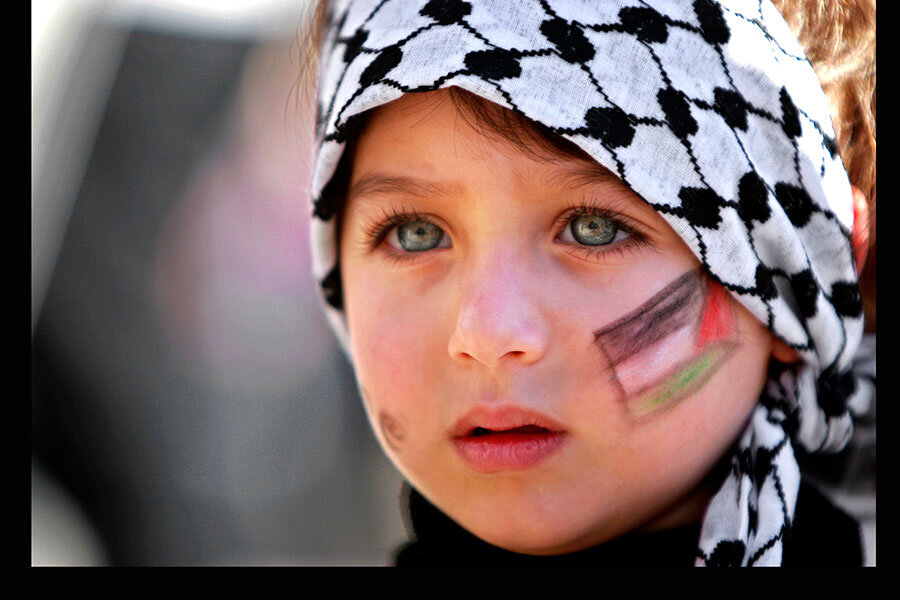
#> input picture Image Processing/kid.jpg, 900 x 600 px
$ jupyter execute --allow-errors Basic_filters.ipynb
#> lines starting #> are read from the running program, lines starting #| are printed output that depends on the picture
[cell 1]
import cv2
import numpy as np
import matplotlib.pyplot as plt

image = cv2.imread(r"SunFlower_Image.jpg", 1)
# Loading the image

#> (the rest of this cell did not finish here and is left out)

#> (a cell that did not finish here is left out)

[cell 3]
import cv2

# Load the image
image = cv2.imread('SunFlower_Image.jpg')

if image is None:
    print("Error: The image could not be loaded.")
else:
    # Resize the image to a smaller resolution
    new_width = 800 # Adjust as needed
    new_height = 600 # Adjust as needed
    resized_image = cv2.resize(image, (new_width, new_height))

    # Convert the resized image to grayscale
    gray_image = cv2.cvtColor(resized_image, cv2.COLOR_BGR2GRAY)

    # Save the grayscale image
    cv2.imwrite('output_image.jpg', gray_image)

[cell 4]
# [14 lines of commented-out code are left out]
from PIL import Image

# Open the image
#> (the rest of this cell did not finish here and is left out)

[cell 5]
import cv2
import matplotlib.pyplot as plt

img = cv2.imread('./kid.jpg')
#> img is the input picture: shape (600, 900, 3); mean B, G, R 99.2, 100.6, 121.4
img = cv2.cvtColor(img, cv2.COLOR_BGR2RGB)
gray = cv2.cvtColor(img, cv2.COLOR_BGR2GRAY)
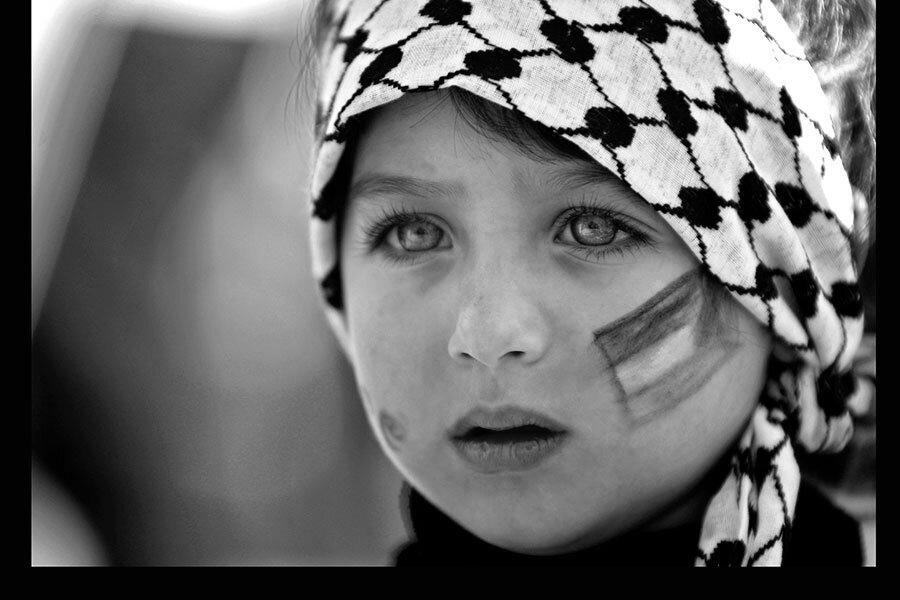
#> gray: shape (600, 900); min 0, max 255, mean 102.6
b, g, r = cv2.split(img)
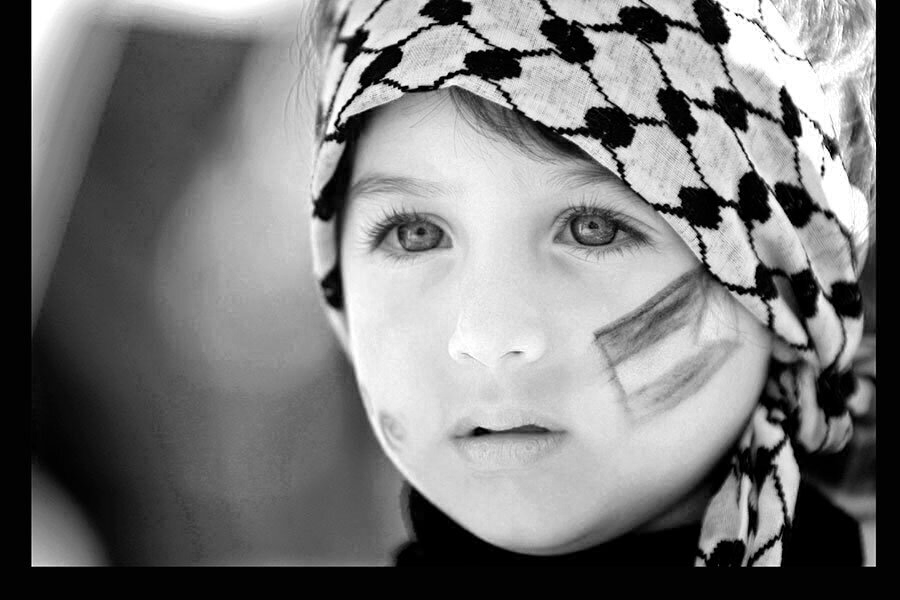
#> b: shape (600, 900); min 0, max 255, mean 121.4
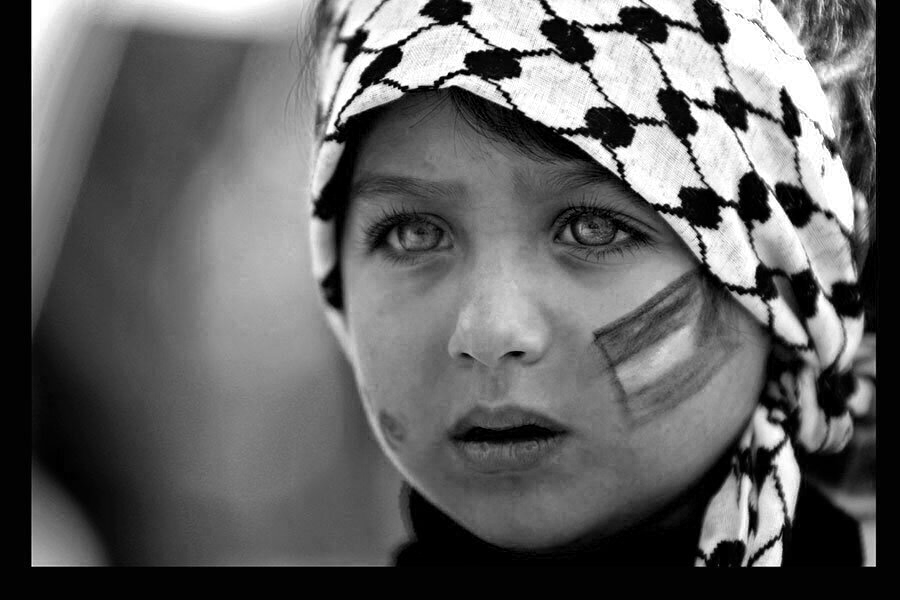
#> r: shape (600, 900); min 0, max 255, mean 99.2

fig, axs = plt.subplots(3, 5, figsize=(15,15))
axs = axs.flatten()
axs[0].imshow(img)
axs[0].axis('on')
axs[0].set_title('Original')

axs[1].imshow(gray, cmap='gray')
axs[1].axis('on')
axs[1].set_title('Gray Scale')

axs[2].imshow(b, cmap='Blues')
axs[2].axis('off')
axs[2].set_title('Blue')

axs[3].imshow(g, cmap='Greens')
axs[3].axis('off')
axs[3].set_title('Green')

axs[4].imshow(r, cmap='Reds')
axs[4].axis('off')
axs[4].set_title('Red')

axs[5].imshow(cv2.GaussianBlur(img, (11, 11), 0))
axs[5].axis('off')
axs[5].set_title('Gaussian Blur')

axs[6].imshow(cv2.medianBlur(img, 7))
axs[6].axis('off')
axs[6].set_title('Median Blur')

axs[7].imshow(cv2.bilateralFilter(img, 9, 75,75))
axs[7].axis('off')
axs[7].set_title('Bilateral Filter')

axs[8].imshow(cv2.rotate(img, cv2.ROTATE_180))
axs[8].axis('off')

axs[9].imshow(cv2.rotate(img, cv2.ROTATE_90_CLOCKWISE))
axs[9].axis('off')

axs[10].imshow(cv2.rotate(img, cv2.ROTATE_90_COUNTERCLOCKWISE))
axs[10].axis('off')

axs[11].imshow(cv2.resize(img, (200,200)))
axs[11].axis('off')
axs[11].set_title('Resized')

axs[12].imshow(cv2.flip(img, 1))
axs[12].axis('off')
axs[12].set_title('Horizontal Flip')

axs[13].imshow(cv2.flip(img, 0))
axs[13].axis('off')
axs[13].set_title('Vertical Flip')

plt.show()
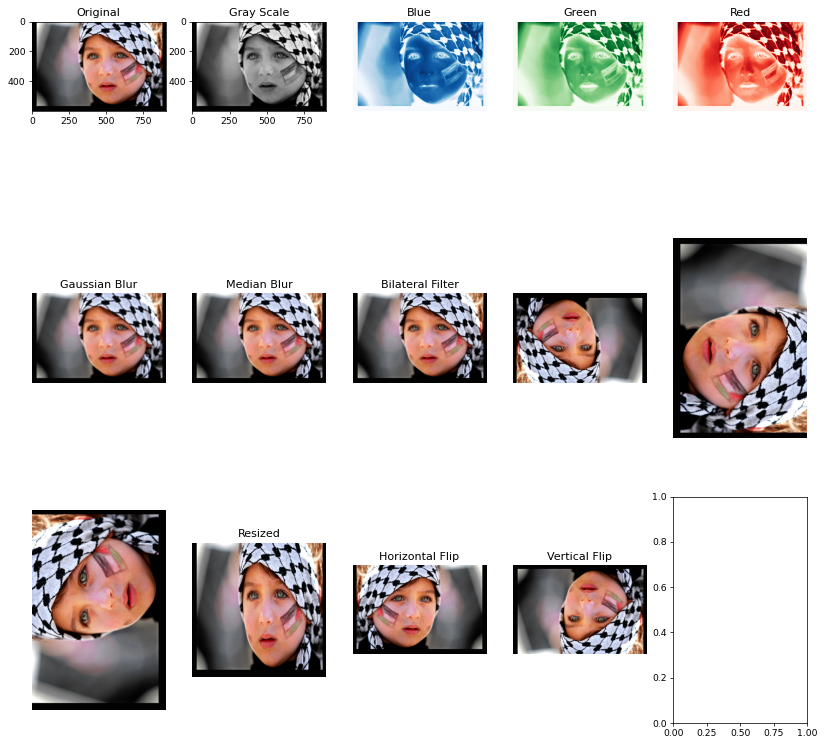
#> figure drawn by matplotlib, 14 panels

$ run again, with Image Processing/new_image.jpg copied over Image Processing/kid.jpg
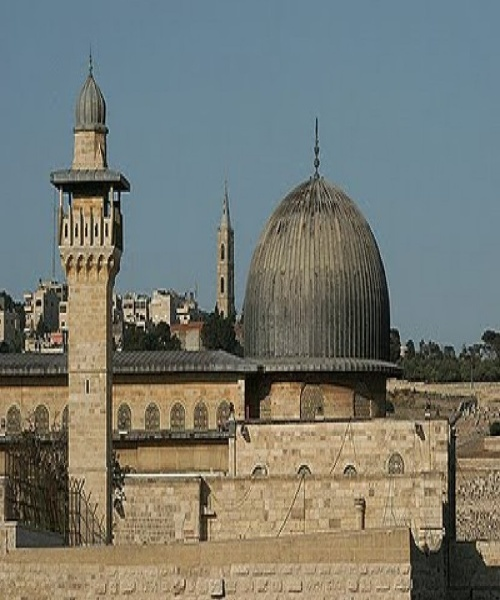
#> input picture Image Processing/new_image.jpg, 500 x 600 px
#> img is the input picture: shape (600, 500, 3); mean B, G, R 112.9, 121.2, 118
#> `b, g, r = cv2.split(img)`:
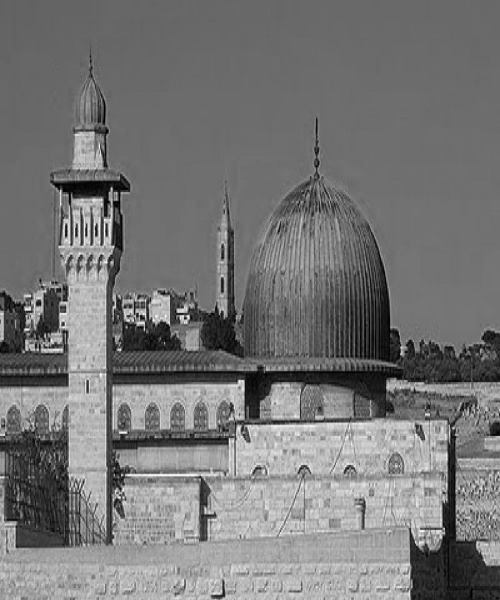
#> b: shape (600, 500); min 0, max 255, mean 118
#> `b, g, r = cv2.split(img)`:
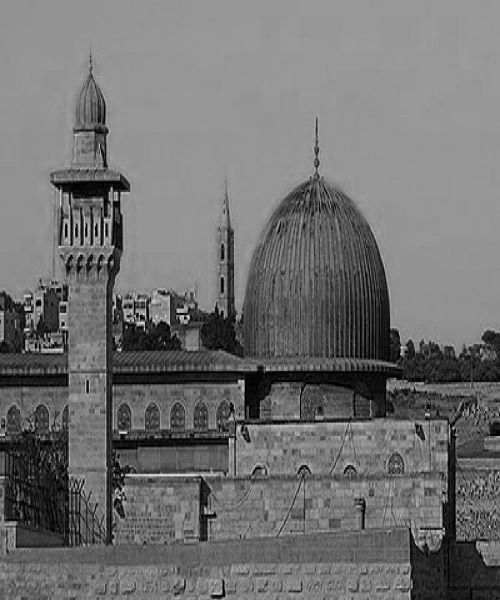
#> r: shape (600, 500); min 0, max 233, mean 112.9
